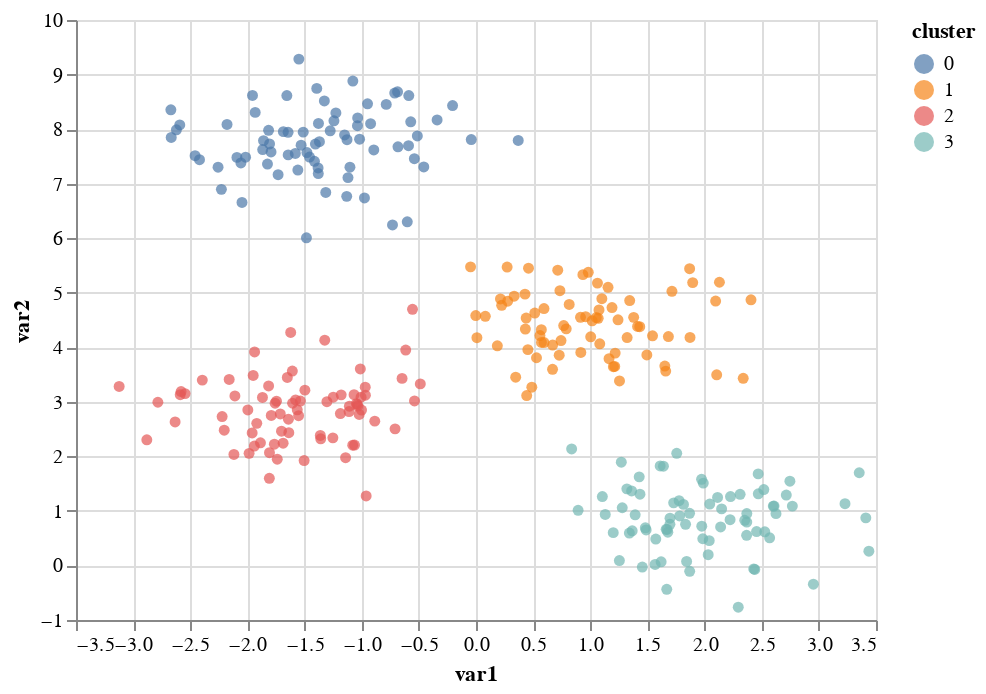

Write notebook code for a chart like this one.
### Code cell
# Visualize result
alt.Chart(df).mark_circle().encode(
    x="var1:Q",
    y="var2:Q",
    color=alt.Color('cluster:N')
)

### Figure 1 — Vega-Lite specification as saved in the notebook (floating-point values rounded to 4 significant figures; data arrays with more than 128 entries replaced by an {"elided": "..."} marker saying what was removed)
{"config": {"view": {"continuousWidth": 400, "continuousHeight": 300}}, "data": {"name": "data-ee9d929387f68f597e68ab1af8791255"}, "mark": "circle", "encoding": {"color": {"field": "cluster", "type": "nominal"}, "x": {"field": "var1", "type": "quantitative"}, "y": {"field": "var2", "type": "quantitative"}}, "$schema": "https://vega.github.io/schema/vega-lite/v4.17.0.json", "datasets": {"data-ee9d929387f68f597e68ab1af8791255": {"elided": "300 records"}}}
